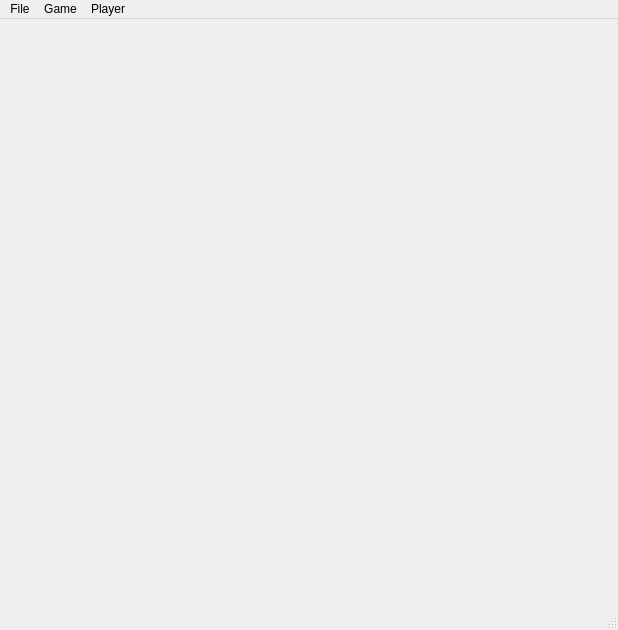
<?xml version="1.0" encoding="UTF-8"?>
<ui version="4.0">
 <class>MafiaAnnouncer</class>
 <widget class="QMainWindow" name="MafiaAnnouncer">
  <property name="enabled">
   <bool>true</bool>
  </property>
  <property name="geometry">
   <rect>
    <x>0</x>
    <y>0</y>
    <width>618</width>
    <height>630</height>
   </rect>
  </property>
  <property name="sizePolicy">
   <sizepolicy hsizetype="Fixed" vsizetype="Fixed">
    <horstretch>0</horstretch>
    <verstretch>0</verstretch>
   </sizepolicy>
  </property>
  <property name="minimumSize">
   <size>
    <width>618</width>
    <height>630</height>
   </size>
  </property>
  <property name="maximumSize">
   <size>
    <width>618</width>
    <height>630</height>
   </size>
  </property>
  <property name="windowTitle">
   <string>MafiaAnnouncer</string>
  </property>
  <widget class="QWidget" name="centralWidget"/>
  <widget class="QMenuBar" name="menuBar">
   <property name="geometry">
    <rect>
     <x>0</x>
     <y>0</y>
     <width>618</width>
     <height>21</height>
    </rect>
   </property>
   <widget class="QMenu" name="menuFile">
    <property name="title">
     <string>File</string>
    </property>
    <addaction name="actionExit"/>
   </widget>
   <widget class="QMenu" name="menuGame">
    <property name="title">
     <string>Game</string>
    </property>
    <addaction name="actionNew"/>
    <addaction name="actionSave"/>
   </widget>
   <widget class="QMenu" name="menuPlayer">
    <property name="title">
     <string>Player</string>
    </property>
    <addaction name="actionAdd_new_player"/>
   </widget>
   <addaction name="menuFile"/>
   <addaction name="menuGame"/>
   <addaction name="menuPlayer"/>
  </widget>
  <widget class="QStatusBar" name="statusBar"/>
  <action name="actionExit">
   <property name="text">
    <string>Exit</string>
   </property>
   <property name="shortcut">
    <string>Ctrl+Q</string>
   </property>
  </action>
  <action name="actionNew">
   <property name="text">
    <string>New</string>
   </property>
   <property name="shortcut">
    <string>Ctrl+N</string>
   </property>
  </action>
  <action name="actionSave">
   <property name="text">
    <string>Save</string>
   </property>
   <property name="shortcut">
    <string>Ctrl+S</string>
   </property>
  </action>
  <action name="actionAdd_new_player">
   <property name="text">
    <string>Add New Player</string>
   </property>
  </action>
 </widget>
 <layoutdefault spacing="6" margin="11"/>
 <resources/>
 <connections/>
</ui>
